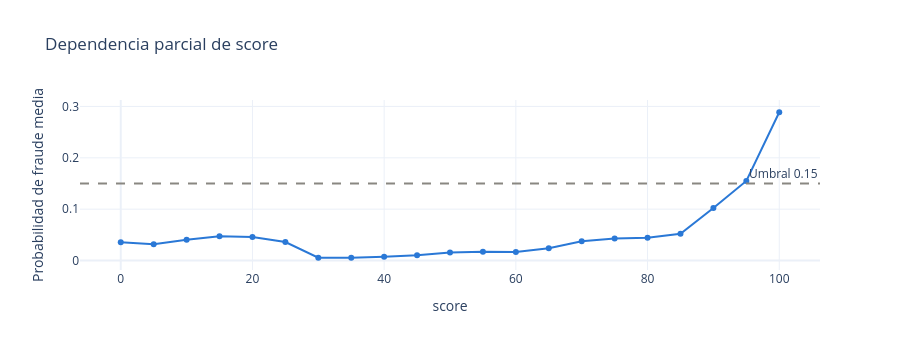
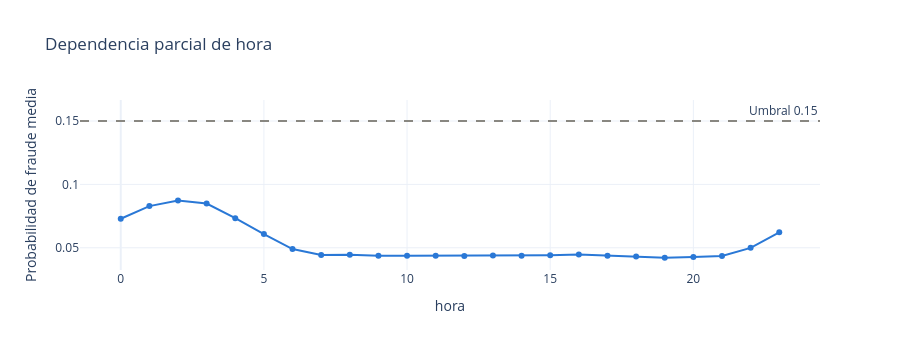

The cell these charts' notebook holds for them, in order:
### Code cell
# Dependencia parcial: probabilidad media predicha al fijar cada variable en los valores de la grilla
def dependencia_parcial(modelo, variables, columna, grilla):
    """Probabilidad media predicha cuando todas las filas toman cada valor de la grilla en la columna indicada."""
    return pd.Series(
        [modelo.predict_proba(variables.assign(**{columna: valor}))[:, 1].mean() for valor in grilla],
        index=grilla,
    )


variables_dependencia = variables_explicacion.loc[submuestra]
grillas = {
    'score': np.arange(0, 101, 5),
    'hora': np.arange(24),
    'monto': np.unique(variables_explicacion['monto'].quantile(np.linspace(0.01, 0.99, 50)).round(2)),
}
for columna, grilla in grillas.items():
    curva = dependencia_parcial(modelo, variables_dependencia, columna, grilla)
    fig = px.line(
        x=curva.index,
        y=curva.to_numpy(),
        markers=True,
        log_x=columna == 'monto',
        color_discrete_sequence=[COLOR_PRINCIPAL],
        labels={'x': columna, 'y': 'Probabilidad de fraude media'},
        title=f'Dependencia parcial de {columna}',
    )
    fig.add_hline(y=umbral, line_dash='dash', line_color=COLOR_REFERENCIA, annotation_text=f'Umbral {umbral}')
    fig.update_layout(height=350)
    fig.show()

### Figure 1 — Plotly figure (JSON) as saved in the notebook; plotly's stock layout.template omitted (floating-point values rounded to 4 significant figures)
{"data": [{"hovertemplate": "score=%{x}<br>Probabilidad de fraude media=%{y}<extra></extra>", "legendgroup": "", "line": {"color": "#2a78d6", "dash": "solid"}, "marker": {"symbol": "circle"}, "mode": "lines+markers", "name": "", "orientation": "v", "showlegend": false, "type": "scatter", "x": [0, 5, 10, 15, 20, 25, 30, 35, 40, 45, 50, 55, 60, 65, 70, 75, 80, 85, 90, 95, 100], "xaxis": "x", "y": [0.03557, 0.03188, 0.04068, 0.04741, 0.04574, 0.03608, 0.005446, 0.005492, 0.007335, 0.01052, 0.01568, 0.01728, 0.01666, 0.02402, 0.03758, 0.04271, 0.04417, 0.0523, 0.1023, 0.155, 0.2887], "yaxis": "y"}], "layout": {"annotations": [{"showarrow": false, "text": "Umbral 0.15", "x": 1, "xanchor": "right", "xref": "x domain", "y": 0.15, "yanchor": "bottom", "yref": "y"}], "height": 350, "legend": {"tracegroupgap": 0}, "shapes": [{"line": {"color": "#898781", "dash": "dash"}, "type": "line", "x0": 0, "x1": 1, "xref": "x domain", "y0": 0.15, "y1": 0.15, "yref": "y"}], "title": {"text": "Dependencia parcial de score"}, "xaxis": {"anchor": "y", "domain": [0, 1], "title": {"text": "score"}}, "yaxis": {"anchor": "x", "domain": [0, 1], "title": {"text": "Probabilidad de fraude media"}}}}

### Figure 2 — Plotly figure (JSON) as saved in the notebook; plotly's stock layout.template omitted (floating-point values rounded to 4 significant figures)
{"data": [{"hovertemplate": "hora=%{x}<br>Probabilidad de fraude media=%{y}<extra></extra>", "legendgroup": "", "line": {"color": "#2a78d6", "dash": "solid"}, "marker": {"symbol": "circle"}, "mode": "lines+markers", "name": "", "orientation": "v", "showlegend": false, "type": "scatter", "x": [0, 1, 2, 3, 4, 5, 6, 7, 8, 9, 10, 11, 12, 13, 14, 15, 16, 17, 18, 19, 20, 21, 22, 23], "xaxis": "x", "y": [0.07289, 0.08287, 0.08723, 0.08492, 0.07339, 0.06079, 0.049, 0.04437, 0.04445, 0.04363, 0.04366, 0.04377, 0.0435, 0.04393, 0.04371, 0.04416, 0.0446, 0.04371, 0.04317, 0.04213, 0.04265, 0.04347, 0.04994, 0.06224], "yaxis": "y"}], "layout": {"annotations": [{"showarrow": false, "text": "Umbral 0.15", "x": 1, "xanchor": "right", "xref": "x domain", "y": 0.15, "yanchor": "bottom", "yref": "y"}], "height": 350, "legend": {"tracegroupgap": 0}, "shapes": [{"line": {"color": "#898781", "dash": "dash"}, "type": "line", "x0": 0, "x1": 1, "xref": "x domain", "y0": 0.15, "y1": 0.15, "yref": "y"}], "title": {"text": "Dependencia parcial de hora"}, "xaxis": {"anchor": "y", "domain": [0, 1], "title": {"text": "hora"}}, "yaxis": {"anchor": "x", "domain": [0, 1], "title": {"text": "Probabilidad de fraude media"}}}}
